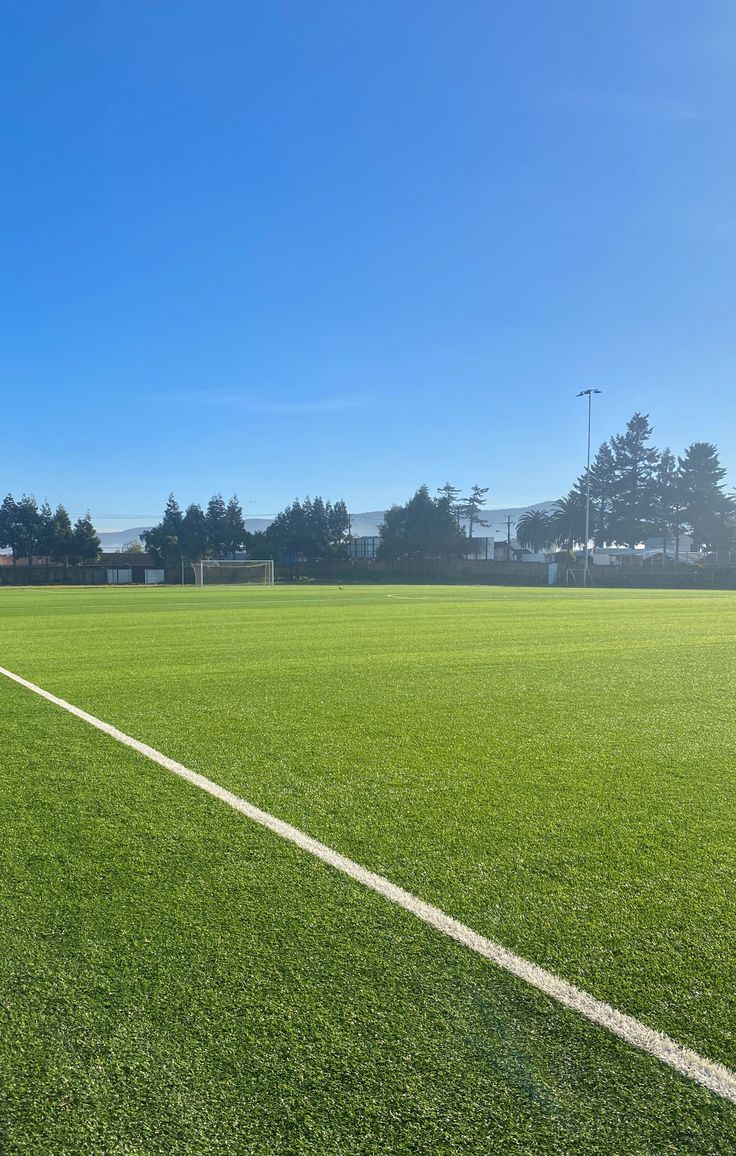
#> input picture assets/pitch.jpg, 736 x 1156 px
$ python -i render.py   (imports and definitions only)
#> lines starting #> are read from the running program, lines starting #| are printed output that depends on the picture
# -*- coding: utf-8 -*-
"""
C.F. España — Instagram post renderer (light edition).

  render_single(m)              -> editorial one-match poster
  render_list(ms)               -> weekly fixture table (venue as subline)
  render_list(ms, results=True) -> results table (category as subline)
"""
import os
import re
from PIL import Image, ImageDraw, ImageFont, ImageFilter

HERE = os.path.dirname(os.path.abspath(__file__))
FONTS = os.path.join(HERE, "fonts")
ASSETS = os.path.join(HERE, "assets")

W, H = 1080, 1350

# --- palette: warm paper, ink type, España red/yellow used sparingly -------
PAPER = (246, 244, 239)
CARDBG = (255, 255, 255)
INK = (24, 26, 32)
INK2 = (108, 112, 122)
INK3 = (176, 180, 190)
RED = (203, 32, 41)
RED_L = (250, 232, 232)
YELLOW = (243, 183, 20)
YELLOW_L = (253, 245, 218)
GREEN = (28, 148, 82)
GREEN_L = (226, 244, 233)
LINE = (226, 223, 216)


def anton(s):
    return ImageFont.truetype(os.path.join(FONTS, "Anton-Regular.ttf"), s)


def bc(s, w="Bold"):
    return ImageFont.truetype(os.path.join(FONTS, f"BarlowCondensed-{w}.ttf"), s)


def tw(d, t, f):
    b = d.textbbox((0, 0), t, font=f)
    return b[2] - b[0], b[3] - b[1]


# [45 lines left out: functions fit, background, card, load_crest, not called in this run]


DAY_DE = {"Mo": "MONTAG", "Di": "DIENSTAG", "Mi": "MITTWOCH", "Do": "DONNERSTAG",
          "Fr": "FREITAG", "Sa": "SAMSTAG", "So": "SONNTAG"}
DAY_SHORT = {"Mo": "MO", "Di": "DI", "Mi": "MI", "Do": "DO", "Fr": "FR", "Sa": "SA", "So": "SO"}
MONTH = {1: "JANUAR", 2: "FEBRUAR", 3: "MÄRZ", 4: "APRIL", 5: "MAI", 6: "JUNI", 7: "JULI",
         8: "AUGUST", 9: "SEPTEMBER", 10: "OKTOBER", 11: "NOVEMBER", 12: "DEZEMBER"}


# [19 lines left out: functions short_venue, short_liga, not called in this run]


def es_split(txt):
    return [p for p in re.split(r"(C\.F\. España(?: / Italiana)?)", txt, flags=re.I) if p]


def is_es(part):
    return "ESPAÑA" in part.upper()


# =========================================================================
# LAYOUT A — one match
# =========================================================================
# [221 lines left out: functions render_single, render_list, footer, not called in this run]


PITCH = os.path.join(ASSETS, "pitch.jpg")

def _photo_bg(style="photo"):
    """Background: real photo with dark overlay (style='photo')
       or warm paper with red/yellow stripes (style='paper')."""
#> called with style = 'photo'
    from PIL import ImageFilter
    if style == "photo" and os.path.exists(PITCH):
        img = Image.open(PITCH).convert("RGB").resize((W, H), Image.LANCZOS)
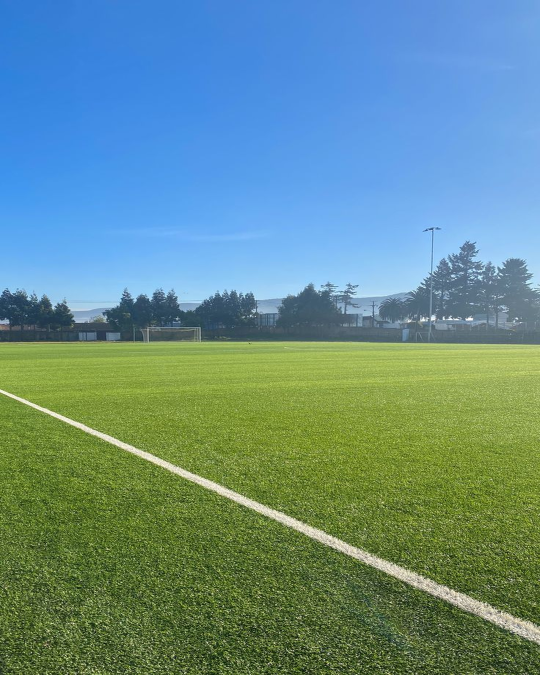
#> img: PIL image 1080x1350 RGB (shown at 1/2 size); mean R, G, B 102, 141.8, 139.6
        # dark gradient overlay so text reads clearly
        ov = Image.new("RGBA", (W, H), (0, 0, 0, 0))
#> ov: PIL image 1080x1350 RGBA; every value is 0
        d  = ImageDraw.Draw(ov)
        # top: lighter; bottom: heavier
        for y in range(H):
            t = y / H
            a = int(140 + t * 100)   # 140 → 240 alpha — strong overlay
            d.line([(0, y), (W, y)], fill=(0, 0, 0, a))
        img = Image.alpha_composite(img.convert("RGBA"), ov).convert("RGB")
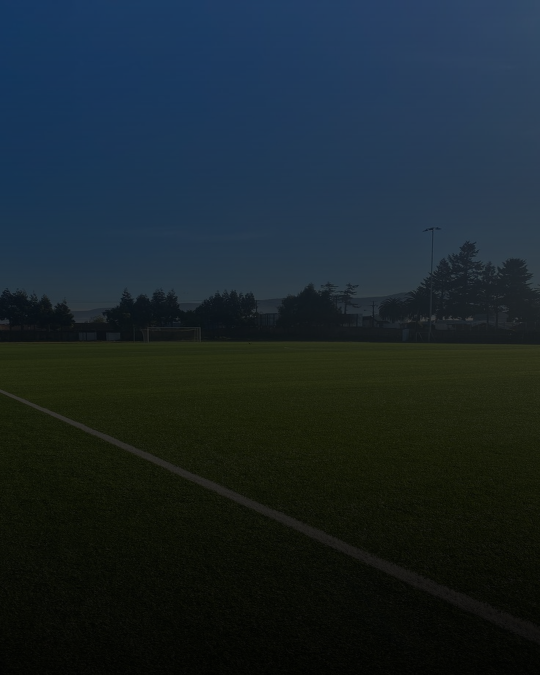
#> img: PIL image 1080x1350 RGB (shown at 1/2 size); mean R, G, B 25.7, 38.2, 44.3
    else:
        img = background()   # warm paper fallback
    return img

# [129 lines left out: functions _draw_stripes, _info_row, render_single_open, not called in this run]


# =========================================================================
# LAYOUT C2 — same as C but with warm paper background
# =========================================================================
def render_single_open_paper(m, out, **kw):
    return render_single_open(m, out, style="paper", **kw)


# =========================================================================
# LAYOUT D — multiple matches, photo background
# =========================================================================
# [113 lines left out: function render_list_open, not called in this run]


# =========================================================================
# LAYOUT D2 — multiple matches, paper background
# =========================================================================
def render_list_open_paper(matches, out, **kw):
    return render_list_open(matches, out, style="paper", **kw)
# -*- coding: utf-8 -*-
"""
New render functions — photo-background style (V3 final).
Drop-in replacements for render_single and render_list.
"""

# [68 lines left out: functions _photo_overlay, _stripes, fmt_venue, _footer_photo, not called in this run]

FOOTER_RESERVE = 222 + 36   # KOMM1_CY offset from bottom + top gap = 258


# [111 lines left out: function render_single_photo, not called in this run]


DAY_SHORT_MAP = {"Mo":"MO","Di":"DI","Mi":"MI","Do":"DO","Fr":"FR","Sa":"SA","So":"SO"}


def _is_tournament_row(m):
    return "Turnier" in (m.get("competition","") or "") or m.get("is_tournament", False)


def _is_senior_row(m):
    c = m.get("competition","")
    return ("Senioren" in c or "Senior" in c) and not _is_tournament_row(m)


# [243 lines left out: functions _junior_label, render_list_photo, not called in this run]

>>> result = _photo_bg()
